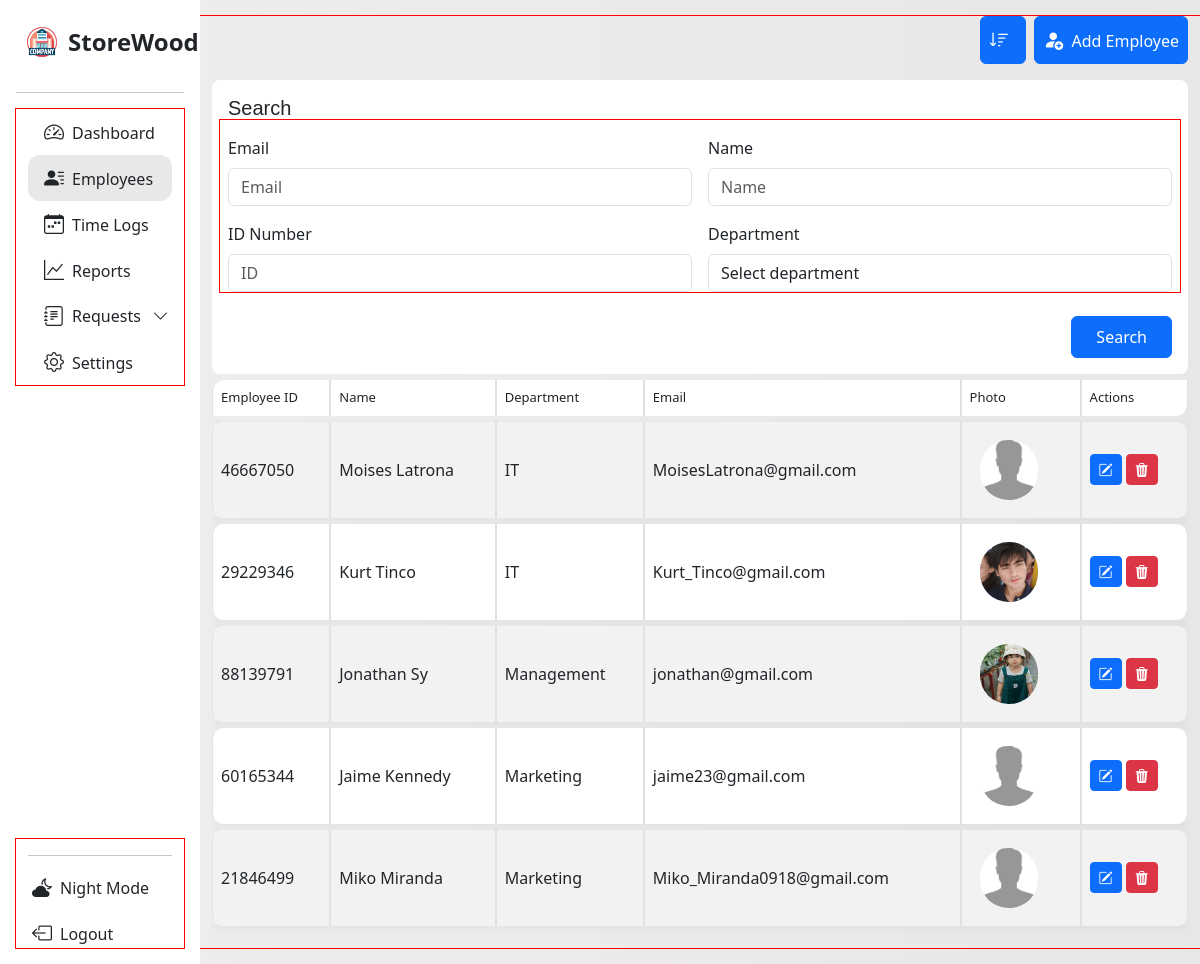
/employee_management?sort_by=department, run on the app's committed database.
### tables this page shows
CREATE TABLE employee 
                            (id INTEGER PRIMARY KEY AUTOINCREMENT,
                            employee_id TEXT, name TEXT, department TEXT,
                            photo_path TEXT, time_in TEXT, email TEXT);

### main.py (the view)
@app.route('/employee_management')
def employees_management():
    sort_by = request.args.get('sort_by')
    valid_fields = ['name', 'department', 'email']
    query = '''SELECT employee_id, name, department, email, photo_path, id FROM employee'''
    if sort_by in valid_fields:
        query += f' ORDER BY {sort_by} COLLATE NOCASE'
    try:
        with sqlite3.connect(db.connect_employee()) as con:
            cur = con.cursor()
            cur.execute(query)
            employee = cur.fetchall()
    except sqlite3.Error as e:
        print("Fetch error:", e)
        employee = []
    return render_template('e_manage.html', employee=employee, field=sort_by, page='requests', subpage='new')

### database.py (called while the page is built)
    def connect_employee(self):
        return self.employee_database

### templates/e_manage.html (shortened to what this page needs)
<!DOCTYPE html>
<html lang="en">
<head>
  <link rel="stylesheet" href="{{ url_for('static', filename='dash.css') }}">
  <link rel="stylesheet" href="{{ url_for('static', filename='manage.css') }}">
  <link href="https://cdn.jsdelivr.net/npm/bootstrap-icons@1.11.3/font/bootstrap-icons.css" rel="stylesheet">
  <link href='https://unpkg.com/boxicons@2.1.4/css/boxicons.min.css' rel='stylesheet'>
  <link href="https://cdn.jsdelivr.net/npm/bootstrap@5.3.0/dist/css/bootstrap.min.css" rel="stylesheet">
</head>
<body>
<div class="container-fluid overflow-hidden">
  <div class="row vh-100 overflow-auto">
     <nav id="sidebarMenu" class="col-12 col-sm-4 col-md-3 col-lg-3 col-xl-2 bg-col px-0 position-sticky sticky-top">
  <div class="d-flex w-100 flex-column p-3 align-items-sm-start pt-4 h-100">
    <a href="/" class="d-flex align-items-center mb-3 text-dark text-decoration-none w-100 px-2">
      <img src="{{ url_for('static', filename='img/company.png') }}?v=2" alt="Logo" width="36" height="36" class="me-2">
      <span class="fs-4 fw-semibold">StoreWood</span>
    </a>
    <hr class="w-100">
    <ul class="nav nav-pills flex-column mb-auto w-100" id="menu">
      <div class="container con-li">
        <li class="nav-item">
          <a href="{{ url_for('management') }}" class="nav-link text-dark">
            <i class="bi bi-speedometer2 fs-5"></i><span class="ms-2">Dashboard</span>
          </a>
        </li>
        <li class="nav-item">
          <a class="nav-link text-dark {% if page == 'requests' %}active-page{% endif %}" href="{{ url_for('employees_management') }}">
            <i class="bi bi-person-lines-fill fs-5"></i><span class="ms-2">Employees</span>
          </a>
        </li>
        <li>
          <a href="{{ url_for('time_logs_page') }}" class="nav-link text-dark">
            <i class="bi bi-calendar-week fs-5"></i><span class="ms-2">Time Logs</span>
          </a>
        </li>
        <li>
          <a href="{{ url_for('reports_page') }}" class="nav-link text-dark">
            <i class="fs-5 bi bi-graph-up"></i><span class="ms-2">Reports</span>
          </a>
        </li>
      <li class="nav-item">
        <a class="nav-link d-flex justify-content-between align-items-center text-dark"
          data-bs-toggle="collapse" href="#requestsSubMenu"  role="button"
          aria-expanded="false" aria-controls="requestsSubMenu">
          <span class="d-flex align-items-center gap-2 flex-grow-1">
            <i class="fs-5 bi bi-journal-text"></i>
            <span class="text-truncate">Requests</span>
          </span>
          <i class="bi bi-chevron-down arrow-icon ms-2"></i>
        </a>
      </li>
        <li>
          <a href="#" class="nav-link text-dark">
            <i class="fs-5 bi bi-gear"></i><span class="ms-2">Settings</span>
          </a>
        </li>
      </div>
    </ul>
    <div class="container mt-auto">
      <hr class="w-100">
      <a href="{{ url_for('admin_login') }}" class="nav-link text-dark mt-3">
        <i class="bi bi-cloud-moon-fill fs-5 ms-1"></i><span class="ms-2">Night Mode</span>
      </a>
      <a href="{{ url_for('admin_login') }}" class="nav-link text-dark mt-3">
        <i class="bi bi-box-arrow-left fs-5 ms-1"></i><span class="ms-2">Logout</span>
      </a>
    </div>
  </div>
</nav>
<div class="col d-flex flex-column w-50">
<div class="row mb-3 mt-3">
  <div class="col-12 d-flex justify-content-end flex-wrap gap-2 gap-md-0">
       <div class="d-flex flex-row align-items-center gap-2 mb-3 flex-wrap">
      <div>
        <div class="dropdown">
          <button class="btn btn-primary p-2 pe-3" type="button" title="Dropdown" id="sortDropdown" data-bs-toggle="dropdown" aria-expanded="false">
            <i class="bi bi-sort-down fs-5"></i>
          </button>
        </div>
      </div>
      <div>
        <a href="{{ url_for('add_employee') }}">
          <button class="btn btn-primary p-2" type="button">
            <i class="bi bi-person-fill-add fs-5"></i> <span class="ms-1">Add Employee</span>
          </button>
        </a>
      </div>
    </div>
      <div class="col-12">
        <form action="{{ url_for('search_employee') }}" method="get" class="rounded-3 p-3" style="background-color: white;">
          <p class="search-txt h5 mb-3">Search</p>
          <div class="row g-3">
            <div class="col-md-6">
              <label for="e-email" class="form-label">Email</label>
              <input name="email" value="{{ email or '' }}" type="email" id="e-email" class="form-control" placeholder="Email">
            </div>
            <div class="col-md-6">
              <label for="e-name" class="form-label">Name</label>
              <input name="name" value="{{ name or '' }}" type="text" id="e-name" class="form-control" placeholder="Name">
            </div>
            <div class="col-md-6">
              <label for="e-id" class="form-label">ID Number</label>
              <input name="identification-number" value="{{ iden_num or '' }}" type="text" id="e-id" class="form-control" placeholder="ID">
            </div>
            <div class="col-md-6">
              <label for="e-dept" class="form-label">Department</label>
              <select id="e-dept" class="form-control" name="department">
                <option selected disabled>Select department</option>
              </select>
            </div>
          </div>
          <div class="d-flex justify-content-end mt-4">
            <button type="submit" class="btn btn-primary px-4 py-2">Search</button>
          </div>
        </form>
      </div>
  <div class="col-12">
    <div class="table-responsive">
      <table class="table table-striped table-bordered custom-table">
        <thead class="head">
          <tr>
            <th>Employee ID</th>
            <th>Name</th>
            <th>Department</th>
            <th>Email</th>
            <th>Photo</th>
            <th>Actions</th>
          </tr>
        </thead>
        <tbody>
          {% if employee %}
            {% for emp in employee %}
              <tr>
                <td>{{ emp[0] }}</td>
                <td>{{ emp[1] }}</td>
                <td>{{ emp[2] }}</td>
                <td>{{ emp[3] }}</td>
                <td>
                  {% if emp[4] %}
                    <img class="employee-photos" src="{{ url_for('static', filename=emp[4]) }}" width="100" alt="Employee Photo">
                  {% endif %}
                </td>
                <td>
                  <a href="{{ url_for('edit_employees_profile', id=emp[5]) }}" class="btn btn-primary btn-sm"><i class="bi bi-pencil-square"></i></a>
                  <a href="{{ url_for('delete_employee_profile', id=emp[5]) }}" class="btn btn-danger btn-sm"><i class="bi bi-trash3-fill"></i></a>
                </td>
              </tr>
            {% endfor %}
          {% else %}
            <tr>
              <td colspan="6" class="text-center">No employee found.</td>
            </tr>
          {% endif %}
        </tbody>
      </table>
    </div>
  </div>
</div>
    </div>
  </div>
</div>
</body>
</html>

### static/dash.css (style rules this page uses)
* { scrollbar-width: none; }
body { background: linear-gradient(to right, #f0eded, #e8e7e7); overflow: hidden; scrollbar-width: none; height: 100%; }
*, *::before, *::after { box-sizing: border-box; }
.bg-col { background-color: rgb(255, 255, 255) !important; }
.dropdown { width: 100%; z-index: 100; }
.custom-table { border-collapse: separate !important; border-spacing: 0 6px; height: 30px; border-radius: 10px; overflow-y: scroll; }
.custom-table tbody tr td, .custom-table tbody tr th { height: 70px; vertical-align: middle; }
.custom-table tbody tr { background-color: #fff; box-shadow: 0 2px 8px rgba(0, 0, 0, 0.05); }
.custom-table tbody tr td:first-child, .custom-table tbody tr th:first-child { border-top-left-radius: 12px; border-bottom-left-radius: 12px; }
.custom-table tbody tr td:last-child { border-top-right-radius: 12px; border-bottom-right-radius: 12px; }
.custom-table thead th:first-child { border-top-left-radius: 12px; }
.custom-table thead th:last-child { border-bottom-right-radius: 12px; }
thead.head th { font-size: small; font-weight: 500; }
.bg-col { background-color: white; }
.bg-col ul li { min-width: 140px; max-width: 100%; width: auto; }
#sidebarMenu { height: 100vh; overflow-y: scroll; overflow-x: hidden; position: sticky; top: 0; scrollbar-width: none; -ms-overflow-style: none; }
.nav-link.active-page { background-color: rgba(107, 104, 104, 0.15); border-radius: 12px; }
.bg-col ul#menu > .con-li > li > .nav-link:hover, .bg-col ul#menu > .con-li > li > .nav-link.active-page { background-color: rgba(107, 104, 104, 0.15) !important; border-radius: 12px; transition: 0.3s; }
main, .container, .row, .col { outline: 1px solid red; }
.search-txt { font-weight: 400; font-family: 'Gill Sans', 'Gill Sans MT', Calibri, 'Trebuchet MS', sans-serif; }
#sortDropdown i { font-size: 20px; }
.arrow-icon { transition: transform 0.3s ease; display: inline-block; position: relative; width: 1.2em; text-align: center; }
.arrow-icon::before { content: ''; display: inline-block; width: 0; }

### static/manage.css (style rules this page uses)
.employee-photos { padding: 10px; width: 4.9rem; height: 5rem; border-radius: 2.4em; object-fit: cover; }

### data on the page
employee: employee "46667050", name "Moises Latrona", department "IT", email "MoisesLatrona@gmail.com", photo_path (placeholder picture)
employee: employee "29229346", name "Kurt Tinco", department "IT", email "Kurt_Tinco@gmail.com", photo_path (picture)
employee: employee "88139791", name "Jonathan Sy", department "Management", email "jonathan@gmail.com", photo_path (picture)
employee: employee "60165344", name "Jaime Kennedy", department "Marketing", email "jaime23@gmail.com", photo_path (placeholder picture)
employee: employee "21846499", name "Miko Miranda", department "Marketing", email "Miko_Miranda0918@gmail.com", photo_path (placeholder picture)
